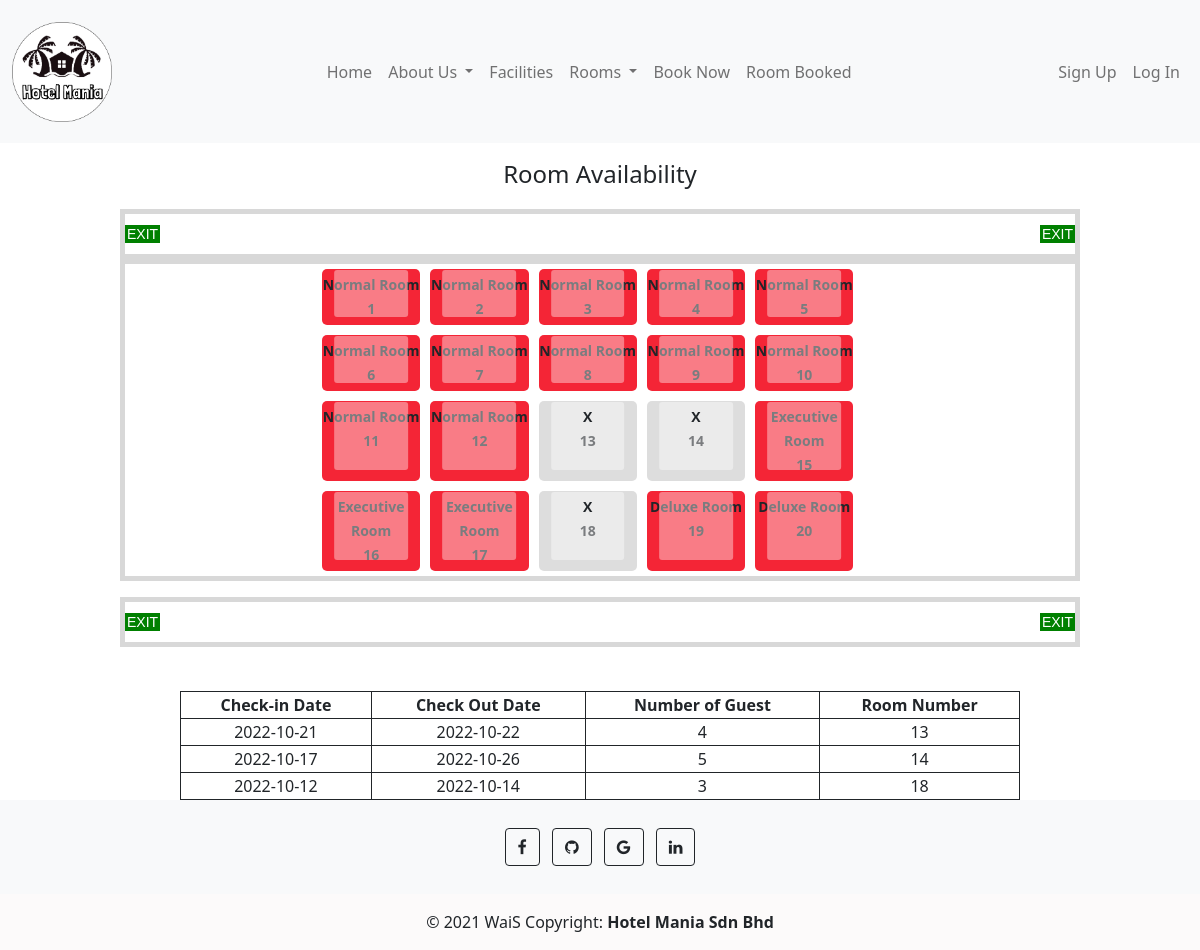
Screenshot of /room-availability.php with the database file from the repository.
### tables this page shows
CREATE TABLE `roomdb` (
  `roomId` int(11) NOT NULL,
  `roomNumber` int(11) NOT NULL,
  `roomFloor` int(11) NOT NULL,
  `roomAvailability` enum('available','unavailable') NOT NULL,
  `customerId` int(11) DEFAULT NULL,
  `roomType` enum('Normal','Executive','Deluxe') NOT NULL,
  `checkInDate` date DEFAULT NULL,
  `checkOutDate` date DEFAULT NULL,
  `numofGuest` int(11) DEFAULT NULL
);

### backend/config.php (called while the page is built)
<?php
require_once "product_db.php";
$product_db = new product_db();
?>

### backend/product_db.php (called while the page is built, shortened)
<?php
require_once "DBController.php";
class product_db extends DBController{
    function getRoomAvailability()
    {
        $query = "SELECT * FROM roomdb WHERE roomAvailability='unavailable'";
        $productResult = $this->getDBResult($query);
        return $productResult;
    }
    public function getRoom($query)
	{
        $query = "SELECT * FROM roomdb";
        $productResult = $this->getDBResult($query);
        return $productResult;
	}
}
?>

### backend/DBController.php (called while the page is built, shortened)
<?php
class DBController
{
    private $host = "localhost";
    private $user = "root";
    private $password = "";
    private $database = "hotel_mania";
    private static $conn;
    function __construct()
    {
        $this->conn = mysqli_connect($this->host, $this->user, $this->password, $this->database);
    }
    function getDBResult($query, $params = array())
    {
        $sql_statement = $this->conn->prepare($query);
        $sql_statement->execute();
        $result = $sql_statement->get_result();
        if ($result->num_rows > 0) {
            while ($row = $result->fetch_assoc()) {
                $resultset[] = $row;
            }
        }
        if (! empty($resultset)) {
            return $resultset;
        }
    }
}

### room-availability.php (the view, shortened to what this page needs)
<?php require_once "backend/config.php"; ?>
<!DOCTYPE html>
<html lang="en">
<head>
    <link rel="stylesheet" href="css/availability.css">
    <link href="https://cdn.jsdelivr.net/npm/bootstrap@5.1.1/dist/css/bootstrap.min.css" rel="stylesheet">
    <link rel="stylesheet" href="https://cdn.jsdelivr.net/npm/bootstrap-icons@1.6.0/font/bootstrap-icons.css">
    <link rel="stylesheet" href="https://cdnjs.cloudflare.com/ajax/libs/bootstrap-datepicker/1.9.0/css/bootstrap-datepicker.min.css">
    <link rel="stylesheet" href="https://cdnjs.cloudflare.com/ajax/libs/font-awesome/4.7.0/css/font-awesome.min.css">
</head>
<?php include 'include_php/header.php';?>
<body>
<h4>Room Availability</h4>
<div class="level">
  <div class="exit exit--front hall">
  </div>
  <ol class="hall">
    <li class="row row--1">
      <ol class="rooms" type="A">
            <?php
            $query = "SELECT * FROM roomdb";
            $product_array = $product_db->getRoom($query);
            if (!empty($product_array)) {
                foreach ($product_array as $key => $value) {
                    if ($product_array[$key]["roomId"] <= 5) {
                        if($product_array[$key]["roomAvailability"] == "available"){
                            ?>
                                <li class="room">
                                    <label for="<?php echo $product_array[$key]["roomId"]; ?>"><?php echo $product_array[$key]["roomType"]; ?> Room<br><?php echo $product_array[$key]["roomNumber"]; ?></label>
                                </li>
                            <?php
                                }
                            }
                            }
                        }
                            ?>
      </ol>
    </li>
    <li class="row row--2">
      <ol class="rooms" type="B">
            <?php
            $query = "SELECT * FROM roomdb";
            $product_array = $product_db->getRoom($query);
            if (!empty($product_array)) {
                foreach ($product_array as $key => $value) {
                    if ($product_array[$key]["roomId"] >=6 &&  $product_array[$key]["roomId"] <= 10 ) {
                        if($product_array[$key]["roomAvailability"] == "available"){
                            ?>
                                <li class="room">
                                    <label for="<?php echo $product_array[$key]["roomId"]; ?>"><?php echo $product_array[$key]["roomType"]; ?> Room<br><?php echo $product_array[$key]["roomNumber"]; ?></label>
                                </li>
                            <?php
                                }
                            }
                            }
                        }
                            ?>
      </ol>
    </li>
    <li class="row row--3">
      <ol class="rooms" type="C">
            <?php
            $query = "SELECT * FROM roomdb";
            $product_array = $product_db->getRoom($query);
            if (!empty($product_array)) {
                foreach ($product_array as $key => $value) {
                    if ($product_array[$key]["roomId"] >= 11 &&  $product_array[$key]["roomId"] <= 15 ) {
                        if($product_array[$key]["roomAvailability"] == "available"){
            ?>
                <li class="room">
                    <label for="<?php echo $product_array[$key]["roomId"]; ?>"><?php echo $product_array[$key]["roomType"]; ?> Room<br><?php echo $product_array[$key]["roomNumber"]; ?></label>
                </li>
            <?php
                }else{
            ?>
                <li class="room">
                    <label for="<?php echo $product_array[$key]["roomId"]; ?>"><?php echo $product_array[$key]["roomType"]; ?> Room<br><?php echo $product_array[$key]["roomNumber"]; ?></label>
                </li>
            <?php
                }
            }
            }
        }
            ?>
      </ol>
    </li>
    <li class="row row--4">
      <ol class="rooms" type="D">
            <?php
            $query = "SELECT * FROM roomdb";
            $product_array = $product_db->getRoom($query);
            if (!empty($product_array)) {
                foreach ($product_array as $key => $value) {
                    if ($product_array[$key]["roomId"] >= 16 &&  $product_array[$key]["roomId"] <= 20 ) {
                        if($product_array[$key]["roomAvailability"] == "available"){
                            ?>
                                <li class="room">
                                    <label for="<?php echo $product_array[$key]["roomId"]; ?>"><?php echo $product_array[$key]["roomType"]; ?> Room<br><?php echo $product_array[$key]["roomNumber"]; ?></label>
                                </li>
                            <?php
                                }else{
                            ?>
                                <li class="room">
                                    <label for="<?php echo $product_array[$key]["roomId"]; ?>"><?php echo $product_array[$key]["roomType"]; ?> Room<br><?php echo $product_array[$key]["roomNumber"]; ?></label>
                                </li>
                            <?php
                                   }   }
            }
        }
            ?>
      </ol>
    </li>
    </ol>
    <div class="exit exit--front hall">
    </div>
    </div>
<br>
<table style="margin-left: auto; margin-right: auto; border: 1px solid;border-collapse: collapse; width: 70%;">
        <tr>
            <td style="border: 1px solid;text-align: center;"><b> Check-in Date <b> </td>
            <td style="border: 1px solid;text-align: center;"><b> Check Out Date <b> </td>
            <td style="border: 1px solid;text-align: center;"><b> Number of Guest<b> </td>
            <td style="border: 1px solid;text-align: center;"><b> Room Number<b> </td>
        </tr>
        <tr>
        <?php
            $query = "SELECT * FROM roomdb WHERE roomAvailability='unavailable'";
            $product_array = $product_db->getRoomAvailability($query);
            if (!empty($product_array)) {
                foreach ($product_array as $key => $value) {
        ?>
            <td style="border: 1px solid;text-align: center;"><?php echo $product_array[$key]["checkInDate"]; ?> </td>
            <td style="border: 1px solid;text-align: center;"><?php echo $product_array[$key]["checkOutDate"]; ?> </td>
            <td style="border: 1px solid;text-align: center;"><?php echo $product_array[$key]["numofGuest"]; ?> </td>
            <td style="border: 1px solid;text-align: center;"><?php echo $product_array[$key]["roomNumber"]; ?> </td>
        </tr>
        <?php }} ?>
    </table>
<?php include 'include_php/footer.php';?>
</body>
</html>

### css/availability.css (style rules this page uses)
*, *:before, *:after { box-sizing: border-box; }
h4 { text-align: center; }
html { font-size: 16px; }
html body { padding-top: 10em; }
.level { margin: 20px auto; max-width: 60em; }
.exit { position: relative; height: 50px; }
.exit:before, .exit:after { content: "EXIT"; font-size: 14px; line-height: 18px; padding: 0px 2px; font-family: "Arial Narrow", Arial, sans-serif; display: block; position: absolute; background: green; color: white; top: 50%; transform: translate(0, -50%); }
.exit:before { left: 0; }
.exit:after { right: 0; }
.hall { border-right: 5px solid #d8d8d8; border-left: 5px solid #d8d8d8; border-top: 5px solid #d8d8d8; border-bottom: 5px solid #d8d8d8; padding-left: 20%; }
.rooms { display: flex; flex-direction: row; flex-wrap: nowrap; justify-content: flex-start; }
.room { display: flex; flex: 0 0 14.2857142857%; padding: 5px; position: relative; }
.room input[type=checkbox]:disabled + label { background: #dddddd; text-indent: -9999px; overflow: hidden; }
.room input[type=checkbox]:disabled + label:after { content: "X"; text-indent: 0; position: absolute; top: 4px; left: 50%; transform: translate(-50%, 0%); }
.room label { display: block; position: relative; width: 100%; text-align: center; font-size: 14px; font-weight: bold; line-height: 1.5rem; padding: 4px 0; background: #F42536; border-radius: 5px; animation-duration: 300ms; animation-fill-mode: both; }
.room label:before { content: ""; position: absolute; width: 75%; height: 85%; top: 1px; left: 50%; transform: translate(-50%, 0%); background: rgba(255, 255, 255, 0.4); border-radius: 3px; }

### rows the page displays
roomdb: roomType "Normal", roomNumber "1"
roomdb: roomType "Normal", roomNumber "2"
roomdb: roomType "Normal", roomNumber "3"
roomdb: roomType "Normal", roomNumber "4"
roomdb: roomType "Normal", roomNumber "5"
roomdb: roomType "Normal", roomNumber "6"
roomdb: roomType "Normal", roomNumber "7"
roomdb: roomType "Normal", roomNumber "8"
roomdb: roomType "Normal", roomNumber "9"
roomdb: roomType "Normal", roomNumber "10"
roomdb: roomType "Normal", roomNumber "11"
roomdb: roomType "Normal", roomNumber "12"
roomdb: roomNumber "13", checkInDate "2022-10-21", checkOutDate "2022-10-22", numofGuest "4"
roomdb: roomNumber "14", checkInDate "2022-10-17", checkOutDate "2022-10-26", numofGuest "5"
roomdb: roomType "Executive", roomNumber "15"
roomdb: roomType "Executive", roomNumber "16"
roomdb: roomType "Executive", roomNumber "17"
roomdb: roomNumber "18", checkInDate "2022-10-12", checkOutDate "2022-10-14", numofGuest "3"
roomdb: roomType "Deluxe", roomNumber "19"
roomdb: roomType "Deluxe", roomNumber "20"
